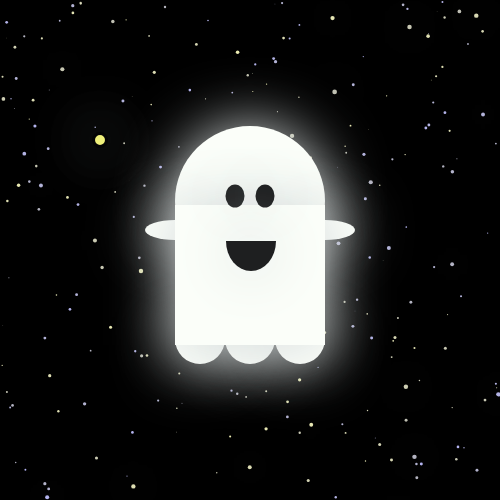
Frame 1 (no input)
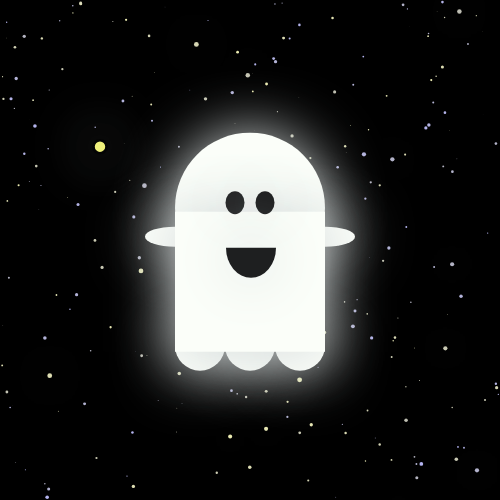
Frame 60 (no input)
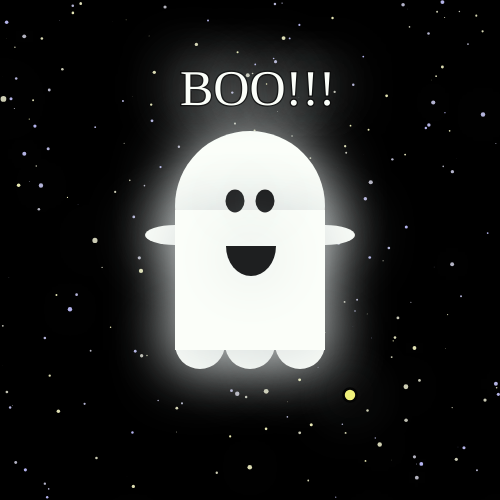
Frame 120 (the mouse pressed at the canvas centre since frame 60)

The p5.js sketch that drew these frames (run headless with seeded random() and noise() and a simulated clock; from frame 60 on, the mouse is pressed at the canvas centre):

// p5.js sketch
// ── sketch.js

var cx, cy;
var ghostWidth = 150;
var angle = 10;
var bounce = 0;
var x=[], y=[], c=[], d=[], dd=[];
var stars = 100;


function setup() {
    createCanvas(500,500);
    stars = (500 + 500) / 3;
    for (var i=0; i<stars; i++) {
        starInit(i);
    }
    //adds the blur and the shadow to all the
    drawingContext.shadowBlur = 60;
    drawingContext.shadowColor = "rgb(213, 219, 219)";
    //Putt the drawing in the center of the canvas
    cx = width/2;
    cy = height/2;
}

function draw() {
    background(0);
    //I created the function after the draw() functions close , and place the sae functions in the order that i want them to happen in my program
    for (var i=0; i<stars; i++) {
        starDraw(i);
    }
        translate(cx, cy + bounce);
        drawGhost();
        bounceGhost();
        hoveredGhost();
    }

    function drawGhost(){
        //creating the ghost
        noStroke();
        fill(251, 254, 249);
        //head created using an ellipse
        ellipse(0, -49, ghostWidth);
        //legs created using ellipses as well; but this time since I'm doing 3 identical circles in line , i might as well use a loop for it
        let offset = -ghostWidth/3;
        for(var i =0; i<3; i++){
            ellipse(offset, 89, ghostWidth/3);
            offset+=ghostWidth/3;
        }
        //arms
        ellipse(-75, -20, 60, 20);
        ellipse(75, -20, 60, 20);
        //body created using a rectangle
        rect(-75, -45, ghostWidth, 140);
        //eyes
        fill(30,31,32);
        ellipse(-15, -54, 19,23);
        ellipse(15, -54, 19,23);
        //mouth--> FORMULA OBTAINED BY :https://www.geeksforgeeks.org/p5-js-arc-function/
        arc(1,-9,50,60,0,PI);
        //mouse follower
         stroke(4);
        fill(255,255,127,240); //light yellow
        ellipse(mouseX-150,mouseY-110,13,13);
    }
    //function to make the ghost bounce
    function bounceGhost(){
        angle += 0.08;
        bounce = sin(angle)*8;
    }
   //function for the text "boo"
    function boo(){
        textSize(50);
        fill(251, 254, 249);
        textFont("Ravie");
        text('BOO!!!', -70 , -150);
    }
    //Hover with conditional to show the word "boo"
    function hoveredGhost(){
        if(mouseX>160 && mouseX<330 && mouseY>120 && mouseY<360){
            boo();
        }
    }
    //function to place randomly the stars in the canvas, set the color....
    function starInit(i) {
        x[i] = random(1, 600);
        y[i] = random(1, 600);
       var r=190, b=190, t=random(200,255);
       if (random(0,1) > 0.5) {
           r=t;
       } else{ b=t; }
       c[i] = color(r,r,b,240);
       d[i] = dd[i] = random(1,4);
     }
     //to draw th stars
    function starDraw(i) {
      dd[i] = dd[i] + random(-1,1);
      if (dd[i]<0) { dd[i]=d[i]; }
      if (dd[i]>d[i]+2) { dd[i]=d[i]; }
      strokeWeight(dd[i]);
      stroke(c[i]);
      point(x[i],y[i]);
    }
